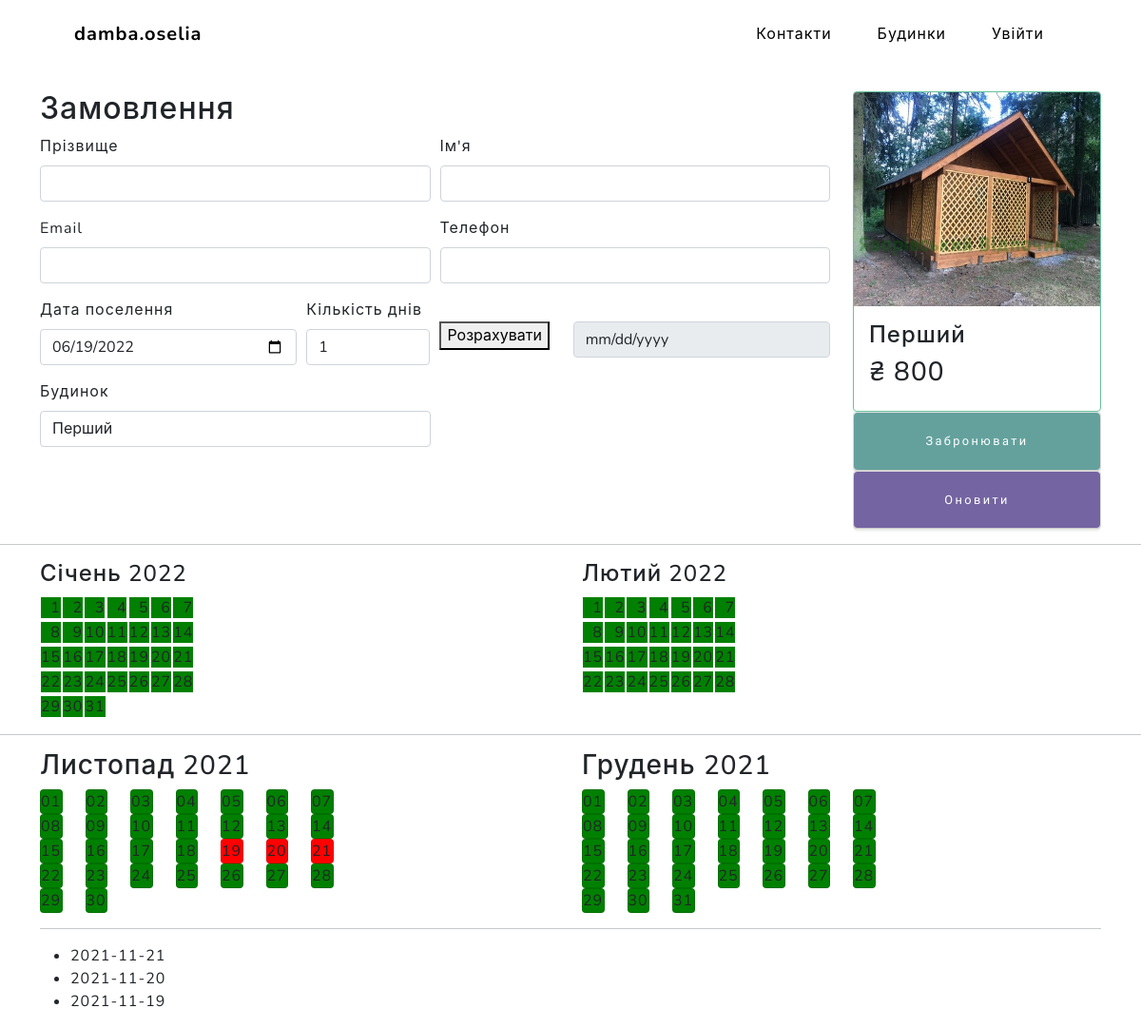
The page /houses/1/order/ on the database its author committed.
### main/models.py (models this page shows, shortened)
class Houses(models.Model):
    name = models.CharField(max_length=32)
    photo = models.ImageField(null=True, blank=True) #
    price = models.FloatField()
    capacity = models.IntegerField()
    rooms = models.IntegerField(null=True) #
    beds = models.IntegerField()
    wifi = models.BooleanField(default=True)
    kitchen = models.BooleanField(default=True)
    bathroom = models.BooleanField(default=True)
    floors = models.IntegerField()
    central_heat = models.BooleanField(default=False) #
    pets_allow = models.BooleanField(default=False) #
    description = models.CharField(max_length= 255, null=True) #
    def get_absolute_url(self):
        return reverse('house', kwargs={'house_id':self.pk})
    class Meta:
        verbose_name = 'Будинок'
        verbose_name_plural = 'Будинки'
        ordering = ['id']

### main/views.py (the view)
# urls.py: path('houses/<int:house_id>/order/', order_house, name='order_house'),
def order_house(request, house_id):
    info = Houses.objects.get(id=house_id)
    infos = Houses.objects.all()
    book_dates = Book.objects.filter(house=house_id)
    def save_client(f:object):
        first_name = f['first_name']
        last_name = f['last_name']
        phone_number = f['phone']
        email = f['email']
        try:
            Clients.objects.get(email=email)
            print('ТАКИЙ email ВЖЕ Є')
        except Clients.DoesNotExist:
            client = Clients(first_name=first_name, last_name=last_name, phone_number=phone_number, email=email)
            client.save()
        print('SAVED client')
    def save_book(f:object):
        email = f['email']
        client = Clients.objects.get(email=email)
        house = Houses.objects.get(id=house_id)
        count_of_days = f['count_of_days']
        date_future_settlment = f['date_future_settlment']
        date_future_checkout = date_future_settlment + timedelta(days=count_of_days)
        book = Book(client=client, house=house, date_future_settlment=date_future_settlment, date_future_checkout=date_future_checkout)
        book.save()
        print('SAVED book')
    def make_dates_arr(book_dates:list) -> list:
        dates_arr = []
        for bd in book_dates:
            date1, date2 = bd.date_future_settlment, bd.date_future_checkout
            days = (date2 - date1).days
            print(f'{date1} -- {date2} -> {days}')
            date_arr = []
            for i in range(days):
                date2 -= timedelta(days=1)
                date_arr.append(date2)
            dates_arr.append(date_arr)
        return dates_arr
    dates_arr = make_dates_arr(book_dates)
    if request.method == 'POST':
        form = OrderHouse(request.POST)
        if form.is_valid():
            f = form.cleaned_data
            print('  Валідована форма:', f)
            save_client(f)
            save_book(f)
        else:
            print('  НE валідована форма:', form.cleaned_data)
    else:
        form = OrderHouse()
    context = {
        'title':f"Замовлення будинку {house_id} - {info.name}",
        'menu':menu,
        'info':info,
        'form':form,
        'infos':infos,
        'book_dates':dates_arr,
    }
    return render(request, 'main/order_house.html', context=context)

### main/forms.py
class OrderHouse(forms.Form):
    first_name = forms.CharField(max_length=32, label="Ім'я")
    last_name = forms.CharField(max_length=32, label='Прізвище')
    phone = forms.IntegerField(label='Телефон')
    email = forms.EmailField(label='Email')
    count_of_days = forms.IntegerField(max_value=5, min_value=1, label='Кількість днів')
    house = forms.ModelChoiceField(queryset=Houses.objects.all(), empty_label='Виберіть будинок', label='Будинок')
    date_future_settlment = forms.DateField(label='Дата поселення')

### main/views.py (called while the page is built)
@register.filter
def get_range(value):
    return range(value)

### main/templates/main/order_house.html (shortened to what this page needs)
{% extends 'main/base.html' %}
{% load static %}
{% block content %}
<section>
    <div class="container">
        <div class="row">
            <div class="col-10">
                <br><br><br><br>
            </div>
            <div class="col-2"></div>
        </div>
    </div>
</section>
<section>
    <div class="container">
        <div class="row">
            <div class="col-sm-7 col-md-9">
                <div class="row">
                    <div class="col-12">
                        <h2 class="">Замовлення</h2>
                    </div>
                </div>
                <div class="row">
                    <div class="col-12">
                        <form action="{% url 'order_house' info.id %}" method="post" id="main_form">
                            <div class="form-row">
                                <div class="form-group col-md-6">
                                    <label for="{{form.last_name.id_for_label}}">{{form.last_name.label}}</label>
                                    {{form.last_name}}
                                </div>
                                <div class="form-group col-md-6">
                                    <label for="{{form.first_name.id_for_label}}">{{form.first_name.label}}</label>
                                    {{form.first_name}}
                                </div>
                            </div>
                            <div class="form-row">
                                <div class="form-group col-md-6">
                                    <label for="{{form.email.id_for_label}}">{{form.email.label}}</label>
                                    {{form.email}}
                                </div>
                                <div class="form-group col-md-6">
                                    <label for="{{form.phone.id_for_label}}">{{form.phone.label}}</label>
                                    {{form.phone}}
                                </div>
                            </div>
                            <div class="form-row">
                                <div class="form-group col-md-4">
                                    <label for="{{form.date_future_settlment.id_for_label}}">{{form.date_future_settlment.label}}</label>
                                    <input type="date" name="{{form.date_future_settlment.name}}" required="" id="{{form.date_future_settlment.id_for_label}}"
                                    class="form-control" value="2002-04-02">
                                </div>
                                <div class="form-group col-md-2">
                                    <label for="{{form.count_of_days.id_for_label}}">{{form.count_of_days.label}}</label>
                                    <input type="number" id="{{form.count_of_days.id_for_label}}" name="{{form.count_of_days.name}}"
                                    min="1" max="5" value="1" class="form-control">
                                </div>
                                <div class="form-group col-md-2">
                                    <label for="quantity_days_btn"></label><br>
                                    <button type="button" class="" id="quantity_days_btn" onclick="calc_price_sum()">Розрахувати</button>
                                </div>
                                <div class="form-group col-md-4">
                                    <input disabled type="date" name="{{form.date_future_checkout.name}}" required="" id="{{form.date_future_checkout.id_for_label}}"
                                    class="form-control" value="">
                                </div>
                            </div>
                            <div class="form-row">
                                <div class="form-group col-md-6">
                                    <label for="{{form.house.id_for_label}}">{{form.house.label}}</label>
                                    <select name="{{form.house.name}}" id="{{form.house.id_for_label}}" class="form-control">
                                        {% for i in infos %}
                                        <option {% if i.id == info.id %}selected{% endif %} value="{{i.id}}">{{i.name}}</option>
                                        {% endfor %}
                                    </select>
                                </div>
                            </div>
                        </form>
                    </div>
                </div>
            </div>
            <div class="col-sm-5 col-md-3">
                    <div class="card box-shadow border border-success">
                        <a href="{{ info.get_absolute_url }}">
                            <img class="card-img-top" data-src="holder.js/100px225?theme=thumb&amp;bg=55595c&amp;fg=eceeef&amp;text=Thumbnail" alt="Photo preview: {{c.photo_preview}}" style="height: 225px; width: 100%; display: block;"
                            src="/static/main/img/houses/{{info.photo}}" data-holder-rendered="true">
                        </a>
                        <div class="card-body">
                            <div class="title-group d-flex">
                                <h4 class="card-title pricing-card-title">{{info.name}}</h3>
                            </div>
                            <h3 class="pricing-card-title">₴ <span id="price_sum">{{info.price|floatformat:0}}</span></h4>
                        </div>
                    </div>
                    <div class="card box-shadow">
                        <button form="main_form" type="submit" name="send_other" class="btn btn-primary">Забронювати</button>
                    </div>
                    <div class="card box-shadow">
                        <a href="{{ c.get_absolute_url }}" class="btn btn-secondary" role="button">Оновити</a>
                    </div>
            </div>
        </div>
    </div>
</section>
<hr>
<section>
    <div class="container">
        <div class="row">
            <div class="col-6">
                <h4>Січень 2022</h4>
                <table>
                    <tbody>
                        {% for j in 31|get_range %}
                            {% if  forloop.counter == 1 %}<tr>{% endif %}
                            {% if  forloop.counter == 8 %}<tr>{% endif %}
                            {% if  forloop.counter == 15 %}<tr>{% endif %}
                            {% if  forloop.counter == 22 %}<tr>{% endif %}
                            {% if  forloop.counter == 29 %}<tr>{% endif %}
                            <td>
                                <span class="calendar_cell" id="2022-01-{% if forloop.counter < 10 %}0{{forloop.counter}}{% else %}{{forloop.counter}}{% endif %}">
                                    {% if forloop.counter < 10 %}&nbsp&nbsp{{forloop.counter}}{% else %}{{forloop.counter}}{% endif %}
                                </span>
                            </td>
                            {% if  forloop.counter == 7 %}</tr>{% endif %}
                            {% if  forloop.counter == 14 %}</tr>{% endif %}
                            {% if  forloop.counter == 21 %}</tr>{% endif %}
                            {% if  forloop.counter == 28 %}</tr>{% endif %}
                            {% if  forloop.counter == 31 %}</tr>{% endif %}
                        {% endfor %}
                    </tbody>
                </table>
            </div>
            <div class="col-6">
                <h4>Лютий 2022</h4>
                <table>
                    <tbody>
                        {% for jо in 28|get_range %}
                            {% if  forloop.counter == 1 %}<tr>{% endif %}
                            {% if  forloop.counter == 8 %}<tr>{% endif %}
                            {% if  forloop.counter == 15 %}<tr>{% endif %}
                            {% if  forloop.counter == 22 %}<tr>{% endif %}
                            <td>
                                <span class="calendar_cell" id="2022-02-{% if forloop.counter < 10 %}0{{forloop.counter}}{% else %}{{forloop.counter}}{% endif %}">
                                    {% if forloop.counter < 10 %}&nbsp&nbsp{{forloop.counter}}{% else %}{{forloop.counter}}{% endif %}
                                </span>
                            </td>
                            {% if  forloop.counter == 7 %}</tr>{% endif %}
                            {% if  forloop.counter == 14 %}</tr>{% endif %}
                            {% if  forloop.counter == 21 %}</tr>{% endif %}
                            {% if  forloop.counter == 28 %}</tr>{% endif %}
                        {% endfor %}
                    </tbody>
                </table>
            </div>
        </div>
    </div>
</section>
<hr>
<section>
    <div class="container">
        <div class="row">
            <div class="col-6">
                <h3>Листопад 2021</h3>
                {% for j in 30|get_range %}
                    {% if  forloop.counter == 1 %}<div class="row">{% endif %}
                    {% if  forloop.counter == 8 %}<div class="row">{% endif %}
                    {% if  forloop.counter == 15 %}<div class="row">{% endif %}
                    {% if  forloop.counter == 22 %}<div class="row">{% endif %}
                    {% if  forloop.counter == 29 %}<div class="row">{% endif %}
                    <div class="col-1">
                        <span class="card calendar_cell" id="2021-11-{% if forloop.counter < 10 %}0{{forloop.counter}}{% else %}{{forloop.counter}}{% endif %}">
                            {% if forloop.counter < 10 %}0{{forloop.counter}}{% else %}{{forloop.counter}}{% endif %}
                        </span>
                    </div>
                    {% if  forloop.counter == 7 %}</div>{% endif %}
                    {% if  forloop.counter == 14 %}</div>{% endif %}
                    {% if  forloop.counter == 21 %}</div>{% endif %}
                    {% if  forloop.counter == 28 %}</div>{% endif %}
                    {% if  forloop.counter == 30 %}</div>{% endif %}
                {% endfor %}
            </div>
            <div class="col-6">
                <h3>Грудень 2021</h3>
                {% for jj in 31|get_range %}
                    {% if  forloop.counter == 1 %}<div class="row">{% endif %}
                    {% if  forloop.counter == 8 %}<div class="row">{% endif %}
                    {% if  forloop.counter == 15 %}<div class="row">{% endif %}
                    {% if  forloop.counter == 22 %}<div class="row">{% endif %}
                    {% if  forloop.counter == 29 %}<div class="row">{% endif %}
                    <div class="col-1">
                        <span class="card calendar_cell" id="2021-12-{% if forloop.counter < 10 %}0{{forloop.counter}}{% else %}{{forloop.counter}}{% endif %}">
                            {% if forloop.counter < 10 %}0{{forloop.counter}}{% else %}{{forloop.counter}}{% endif %}
                        </span>
                    </div>
                    {% if  forloop.counter == 7 %}</div>{% endif %}
                    {% if  forloop.counter == 14 %}</div>{% endif %}
                    {% if  forloop.counter == 21 %}</div>{% endif %}
                    {% if  forloop.counter == 28 %}</div>{% endif %}
                    {% if  forloop.counter == 31 %}</div>{% endif %}
                {% endfor %}
            </div>
        </div>
        <hr>
        <div class="row">
            <div class="row">
                <div class="">
                    <ul id="book_dates">
                    {% for bd in book_dates %}
                        {% for d in bd %}
                            <li id="li-{{d|date:'Y-m-d'}}">{{d|date:'Y-m-d'}}</li>
                        {% endfor %}
                    {% endfor %}
                    </ul>
                </div>
            </div>
        </div>
    </div>
</section>
{% endblock %}

### rows shown on the page
Houses: photo (picture), name "Перший", price "800"

### other values the page prints
{{ m.title }} "Контакти" "Будинки"
{{ d|date:'Y-m-d' }} "2021-11-21" "2021-11-20" "2021-11-19"
form field house "Перший"
